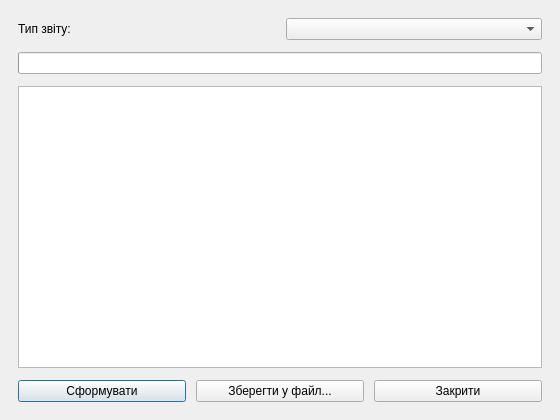
<?xml version="1.0" encoding="UTF-8"?>
<ui version="4.0">
 <class>ReportDialog</class>
 <widget class="QDialog" name="ReportDialog">
  <property name="geometry">
   <rect>
    <x>0</x>
    <y>0</y>
    <width>560</width>
    <height>420</height>
   </rect>
  </property>
  <property name="windowTitle">
   <string>Звітність</string>
  </property>
  <layout class="QVBoxLayout" name="verticalLayout">
   <property name="spacing">
    <number>12</number>
   </property>
   <property name="leftMargin">
    <number>18</number>
   </property>
   <property name="topMargin">
    <number>18</number>
   </property>
   <property name="rightMargin">
    <number>18</number>
   </property>
   <property name="bottomMargin">
    <number>18</number>
   </property>
   <item>
    <layout class="QHBoxLayout" name="topLayout">
     <item>
      <widget class="QLabel" name="typeLabel">
       <property name="text">
        <string>Тип звіту:</string>
       </property>
      </widget>
     </item>
     <item>
      <widget class="QComboBox" name="typeCombo"/>
     </item>
    </layout>
   </item>
   <item>
    <widget class="QProgressBar" name="progressBar"/>
   </item>
   <item>
    <widget class="QTextEdit" name="reportEdit">
     <property name="readOnly">
      <bool>true</bool>
     </property>
    </widget>
   </item>
   <item>
    <layout class="QHBoxLayout" name="buttonLayout">
     <property name="spacing">
      <number>10</number>
     </property>
     <item>
      <widget class="QPushButton" name="generateButton">
       <property name="text">
        <string>Сформувати</string>
       </property>
      </widget>
     </item>
     <item>
      <widget class="QPushButton" name="saveButton">
       <property name="text">
        <string>Зберегти у файл...</string>
       </property>
      </widget>
     </item>
     <item>
      <widget class="QPushButton" name="closeButton">
       <property name="text">
        <string>Закрити</string>
       </property>
      </widget>
     </item>
    </layout>
   </item>
  </layout>
 </widget>
 <resources/>
 <connections/>
</ui>
